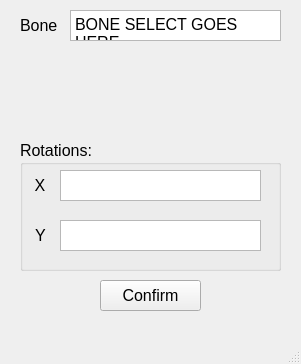
<?xml version="1.0" encoding="UTF-8"?>
<ui version="4.0">
 <class>BoneCustom</class>
 <widget class="QMainWindow" name="BoneCustom">
  <property name="geometry">
   <rect>
    <x>0</x>
    <y>0</y>
    <width>301</width>
    <height>364</height>
   </rect>
  </property>
  <property name="windowTitle">
   <string>Bone Customization</string>
  </property>
  <widget class="QWidget" name="centralwidget">
   <widget class="QGroupBox" name="groupBox">
    <property name="geometry">
     <rect>
      <x>20</x>
      <y>140</y>
      <width>261</width>
      <height>131</height>
     </rect>
    </property>
    <property name="font">
     <font>
      <pointsize>12</pointsize>
     </font>
    </property>
    <property name="title">
     <string>Rotations:</string>
    </property>
    <widget class="QPlainTextEdit" name="plainTextEdit_YRotation_2">
     <property name="geometry">
      <rect>
       <x>40</x>
       <y>30</y>
       <width>201</width>
       <height>31</height>
      </rect>
     </property>
     <property name="font">
      <font>
       <pointsize>10</pointsize>
      </font>
     </property>
     <property name="focusPolicy">
      <enum>Qt::FocusPolicy::ClickFocus</enum>
     </property>
     <property name="acceptDrops">
      <bool>true</bool>
     </property>
     <property name="layoutDirection">
      <enum>Qt::LayoutDirection::LeftToRight</enum>
     </property>
     <property name="lineWidth">
      <number>3</number>
     </property>
     <property name="verticalScrollBarPolicy">
      <enum>Qt::ScrollBarPolicy::ScrollBarAlwaysOff</enum>
     </property>
     <property name="horizontalScrollBarPolicy">
      <enum>Qt::ScrollBarPolicy::ScrollBarAlwaysOff</enum>
     </property>
     <property name="sizeAdjustPolicy">
      <enum>QAbstractScrollArea::SizeAdjustPolicy::AdjustIgnored</enum>
     </property>
    </widget>
    <widget class="QLabel" name="label">
     <property name="geometry">
      <rect>
       <x>10</x>
       <y>30</y>
       <width>20</width>
       <height>31</height>
      </rect>
     </property>
     <property name="font">
      <font>
       <pointsize>12</pointsize>
      </font>
     </property>
     <property name="text">
      <string>X</string>
     </property>
     <property name="alignment">
      <set>Qt::AlignmentFlag::AlignCenter</set>
     </property>
    </widget>
    <widget class="QLabel" name="label_2">
     <property name="geometry">
      <rect>
       <x>10</x>
       <y>80</y>
       <width>21</width>
       <height>31</height>
      </rect>
     </property>
     <property name="font">
      <font>
       <pointsize>12</pointsize>
      </font>
     </property>
     <property name="focusPolicy">
      <enum>Qt::FocusPolicy::NoFocus</enum>
     </property>
     <property name="text">
      <string>Y</string>
     </property>
     <property name="alignment">
      <set>Qt::AlignmentFlag::AlignCenter</set>
     </property>
    </widget>
    <widget class="QPlainTextEdit" name="plainTextEdit_YRotation">
     <property name="geometry">
      <rect>
       <x>40</x>
       <y>80</y>
       <width>201</width>
       <height>31</height>
      </rect>
     </property>
     <property name="font">
      <font>
       <pointsize>10</pointsize>
      </font>
     </property>
     <property name="focusPolicy">
      <enum>Qt::FocusPolicy::ClickFocus</enum>
     </property>
     <property name="acceptDrops">
      <bool>true</bool>
     </property>
     <property name="layoutDirection">
      <enum>Qt::LayoutDirection::LeftToRight</enum>
     </property>
     <property name="lineWidth">
      <number>0</number>
     </property>
     <property name="verticalScrollBarPolicy">
      <enum>Qt::ScrollBarPolicy::ScrollBarAlwaysOff</enum>
     </property>
     <property name="horizontalScrollBarPolicy">
      <enum>Qt::ScrollBarPolicy::ScrollBarAlwaysOff</enum>
     </property>
    </widget>
   </widget>
   <widget class="QPushButton" name="pushButton">
    <property name="geometry">
     <rect>
      <x>100</x>
      <y>280</y>
      <width>101</width>
      <height>31</height>
     </rect>
    </property>
    <property name="font">
     <font>
      <pointsize>12</pointsize>
     </font>
    </property>
    <property name="text">
     <string>Confirm</string>
    </property>
   </widget>
   <widget class="QPlainTextEdit" name="plainTextEdit">
    <property name="geometry">
     <rect>
      <x>70</x>
      <y>10</y>
      <width>211</width>
      <height>31</height>
     </rect>
    </property>
    <property name="font">
     <font>
      <pointsize>12</pointsize>
     </font>
    </property>
    <property name="verticalScrollBarPolicy">
     <enum>Qt::ScrollBarPolicy::ScrollBarAlwaysOff</enum>
    </property>
    <property name="horizontalScrollBarPolicy">
     <enum>Qt::ScrollBarPolicy::ScrollBarAlwaysOff</enum>
    </property>
    <property name="plainText">
     <string>BONE SELECT GOES HERE
</string>
    </property>
   </widget>
   <widget class="QLabel" name="label_3">
    <property name="geometry">
     <rect>
      <x>20</x>
      <y>15</y>
      <width>41</width>
      <height>21</height>
     </rect>
    </property>
    <property name="font">
     <font>
      <pointsize>12</pointsize>
     </font>
    </property>
    <property name="text">
     <string>Bone</string>
    </property>
   </widget>
  </widget>
  <widget class="QMenuBar" name="menubar">
   <property name="geometry">
    <rect>
     <x>0</x>
     <y>0</y>
     <width>301</width>
     <height>33</height>
    </rect>
   </property>
  </widget>
  <widget class="QStatusBar" name="statusbar"/>
 </widget>
 <resources/>
 <connections/>
</ui>
